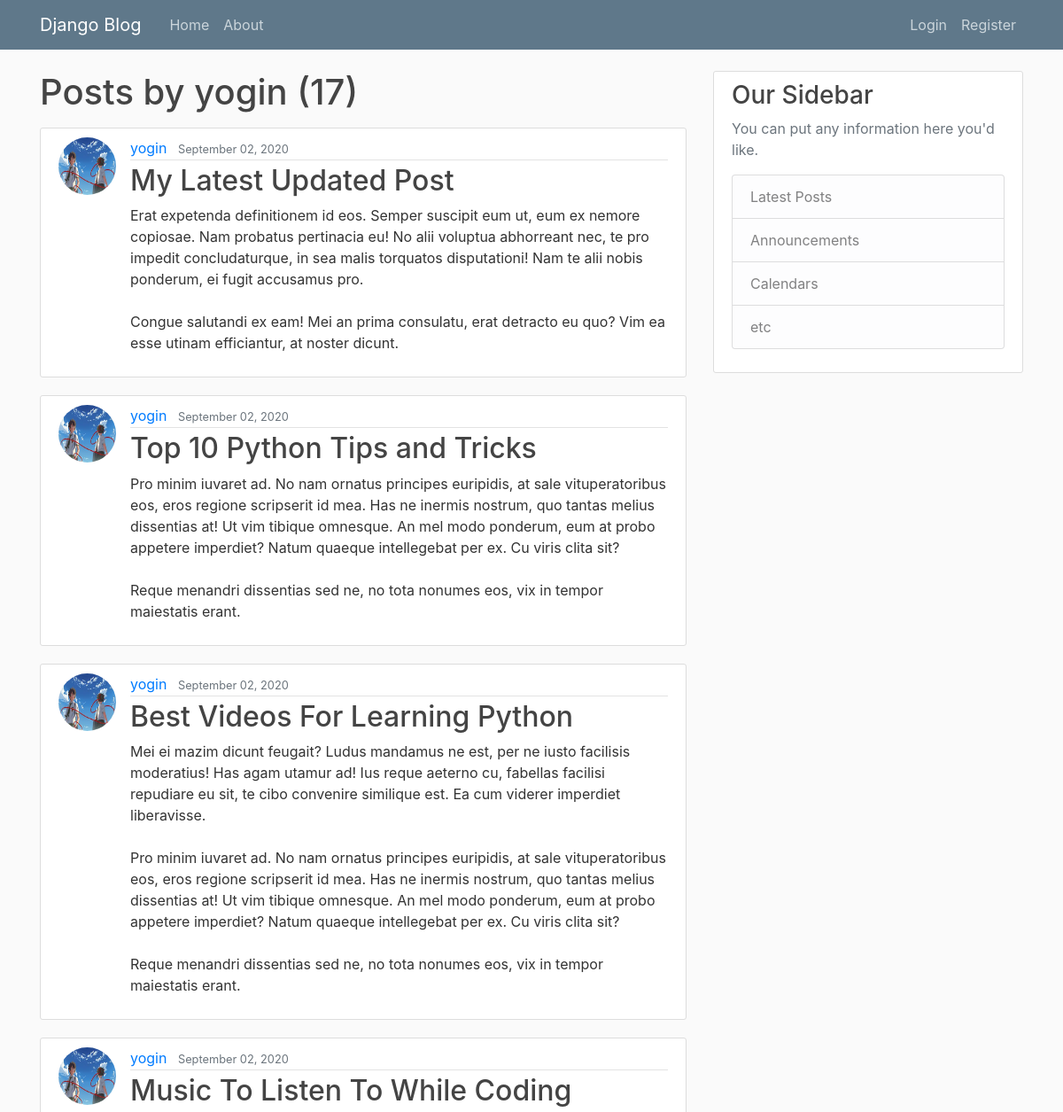
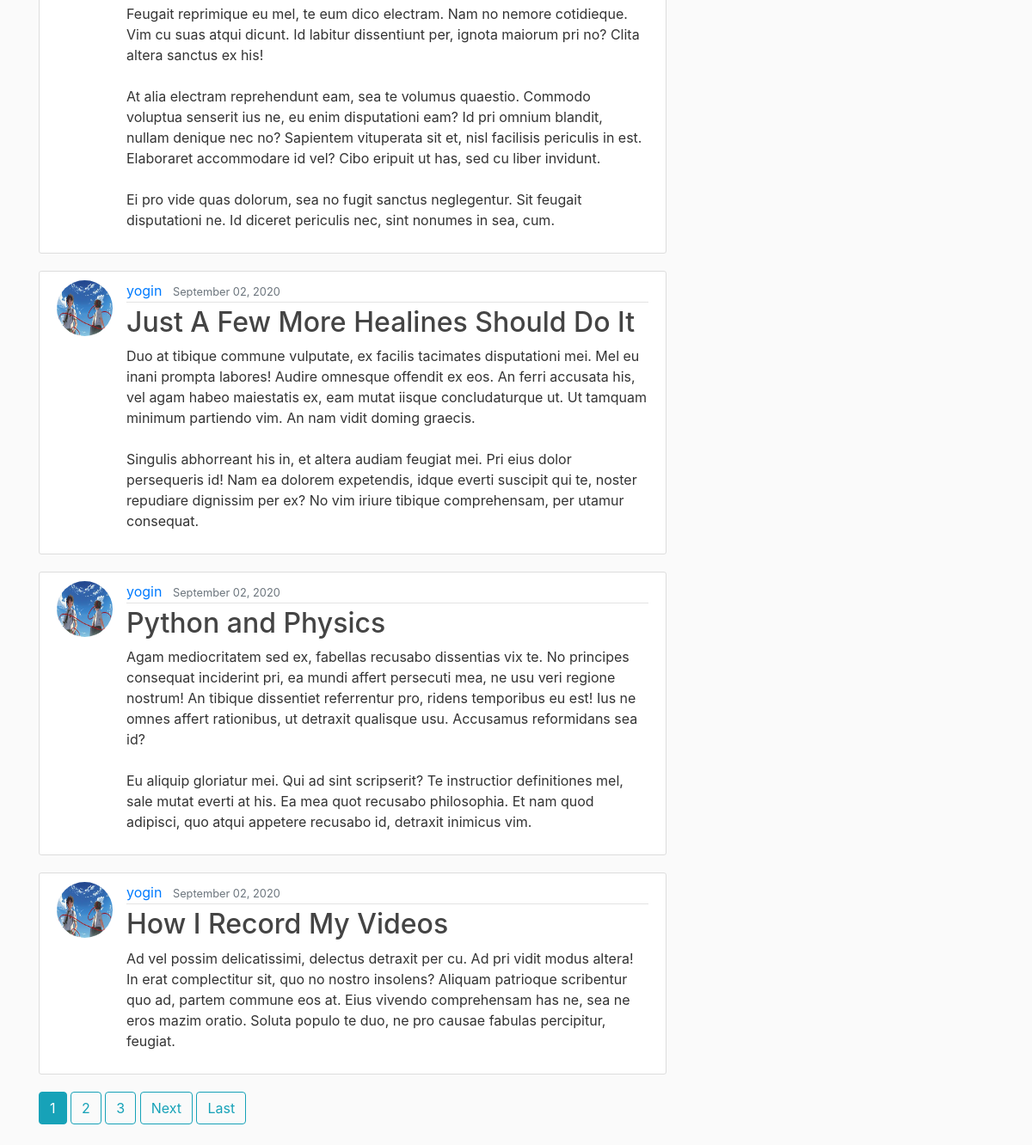
The app's page /user/yogin with its own data (2 pictures, top to bottom).
### blog/models.py (models this page shows, shortened)
class Post(models.Model):
	title = models.CharField(max_length=100)
	content = models.TextField()
	date_posted = models.DateTimeField(default=timezone.now)
	author = models.ForeignKey(User, on_delete=models.CASCADE)

### users/models.py (models this page shows, shortened)
class Profile(models.Model):
	user = models.OneToOneField(User, on_delete=models.CASCADE)
	image = models.ImageField(default='default.jpg', upload_to='profile_pics')

### blog/views.py (the view)
# urls.py: path('user/<str:username>', UserPostListView.as_view(),name='user-posts'),
class UserPostListView(ListView):
	model = Post
	template_name = 'blog/user_posts.html' # <app>/<model>_<viewtype>.html
	context_object_name = 'posts'
	paginate_by = 7
	def get_queryset(self):
		user = get_object_or_404(User, username=self.kwargs.get('username'))
		return Post.objects.filter(author=user).order_by('-date_posted')

### blog/templates/blog/user_posts.html (shortened to what this page needs)
{% extends "blog/base.html" %}
{% block content %}
	<h1 class="mb-3">Posts by {{ view.kwargs.username }} ({{ page_obj.paginator.count }})</h1>
	{% for post in posts %}
			<article class="media content-section">
				<img class="rounded-circle article-img" src="{{ post.author.profile.image.url }}">
	  <div class="media-body">
	    <div class="article-metadata">
	      <a class="mr-2" href="{% url 'user-posts' post.author.username %}">{{ post.author }}</a>
	      <small class="text-muted">{{ post.date_posted|date:"F d, Y" }}</small>
	    </div>
	    <h2><a class="article-title" href="{% url 'post-detail' post.id %}">{{ post.title }}</a></h2>
	    <p class="article-content">{{ post.content }}</p>
	  </div>
	</article>
	{% endfor %}
	{% if is_paginated %}
		{% for num in page_obj.paginator.page_range %}
			{% if page_obj.number == num %}
				<a class="btn btn-info mb-4" href="?page={{ num }}">{{ num }}</a>
			{% elif num > page_obj.number|add:'-3' and num < page_obj.number|add:'3' %}
				<a class="btn btn-outline-info mb-4" href="?page={{ num }}">{{ num }}</a>
			{% endif %}
		{% endfor %}
		{% if page_obj.has_next %}
			<a class="btn btn-outline-info mb-4" href="?page={{ page_obj.next_page_number }}">Next</a>
			<a class="btn btn-outline-info mb-4" href="?page={{ page_obj.paginator.num_pages }}">Last</a>
		{% endif %}
	{% endif %}
{% endblock content %}

### blog/static/blog/main.css (style rules this page uses)
body { background: #fafafa; color: #333333; margin-top: 5rem; }
h1, h2, h3, h4, h5, h6 { color: #444444; }
.content-section { background: #ffffff; padding: 10px 20px; border: 1px solid #dddddd; border-radius: 3px; margin-bottom: 20px; }
.article-title { color: #444444; }
.article-content { white-space: pre-line; }
.article-img { height: 65px; width: 65px; margin-right: 16px; }
.article-metadata { padding-bottom: 1px; margin-bottom: 4px; border-bottom: 1px solid #e3e3e3 }

### records on screen
Post: author.profile.image (picture), author "yogin", date_posted "September 02, 2020", title "My Latest Updated Post", content "Erat expetenda definitionem id eos. Semper suscipit eum ut, eum ex nemore copiosae. Nam probatus pertinacia eu! No alii voluptua abhorreant nec, te pro impedit concludaturque, in sea malis torquatos disputationi! Nam te alii nobis ponderum, ei fugit accusamus pro. Congue salutandi ex eam! Mei an prima consulatu, erat detracto eu quo? Vim ea esse utinam efficiantur, at noster dicunt."
Post: author.profile.image (picture), author "yogin", date_posted "September 02, 2020", title "Top 10 Python Tips and Tricks", content "Pro minim iuvaret ad. No nam ornatus principes euripidis, at sale vituperatoribus eos, eros regione scripserit id mea. Has ne inermis nostrum, quo tantas melius dissentias at! Ut vim tibique omnesque. An mel modo ponderum, eum at probo appetere imperdiet? Natum quaeque intellegebat per ex. Cu viris clita sit? Reque menandri dissentias sed ne, no tota nonumes eos, vix in tempor maiestatis erant."
Post: author.profile.image (picture), author "yogin", date_posted "September 02, 2020", title "Best Videos For Learning Python", content "Mei ei mazim dicunt feugait? Ludus mandamus ne est, per ne iusto facilisis moderatius! Has agam utamur ad! Ius reque aeterno cu, fabellas facilisi repudiare eu sit, te cibo convenire similique est. Ea cum viderer imperdiet liberavisse. Pro minim iuvaret ad. No nam ornatus principes euripidis, at sale vituperatoribus eos, eros regione scripserit id mea. Has ne inermis nostrum, quo tantas melius dissentias at! Ut vim tibique omnesque. An mel modo ponderum, eum at probo appetere imperdiet? Natum quaeque intellegebat per ex. Cu viris clita sit? Reque menandri dissentias sed ne, no tota nonumes eos, vix in tempor maiestatis erant."
Post: author.profile.image (picture), author "yogin", date_posted "September 02, 2020", title "Music To Listen To While Coding", content "Feugait reprimique eu mel, te eum dico electram. Nam no nemore cotidieque. Vim cu suas atqui dicunt. Id labitur dissentiunt per, ignota maiorum pri no? Clita altera sanctus ex his! At alia electram reprehendunt eam, sea te volumus quaestio. Commodo voluptua senserit ius ne, eu enim disputationi eam? Id pri omnium blandit, nullam denique nec no? Sapientem vituperata sit et, nisl facilisis periculis in est. Elaboraret accommodare id vel? Cibo eripuit ut has, sed cu liber invidunt. Ei pro vide quas dolorum, sea no fugit sanctus neglegentur. Sit feugait disputationi ne. Id diceret periculis nec, sint nonumes in sea, cum."
Post: author.profile.image (picture), author "yogin", date_posted "September 02, 2020", title "Just A Few More Healines Should Do It", content "Duo at tibique commune vulputate, ex facilis tacimates disputationi mei. Mel eu inani prompta labores! Audire omnesque offendit ex eos. An ferri accusata his, vel agam habeo maiestatis ex, eam mutat iisque concludaturque ut. Ut tamquam minimum partiendo vim. An nam vidit doming graecis. Singulis abhorreant his in, et altera audiam feugiat mei. Pri eius dolor persequeris id! Nam ea dolorem expetendis, idque everti suscipit qui te, noster repudiare dignissim per ex? No vim iriure tibique comprehensam, per utamur consequat."
Post: author.profile.image (picture), author "yogin", date_posted "September 02, 2020", title "Python and Physics", content "Agam mediocritatem sed ex, fabellas recusabo dissentias vix te. No principes consequat inciderint pri, ea mundi affert persecuti mea, ne usu veri regione nostrum! An tibique dissentiet referrentur pro, ridens temporibus eu est! Ius ne omnes affert rationibus, ut detraxit qualisque usu. Accusamus reformidans sea id? Eu aliquip gloriatur mei. Qui ad sint scripserit? Te instructior definitiones mel, sale mutat everti at his. Ea mea quot recusabo philosophia. Et nam quod adipisci, quo atqui appetere recusabo id, detraxit inimicus vim."
Post: author.profile.image (picture), author "yogin", date_posted "September 02, 2020", title "How I Record My Videos", content "Ad vel possim delicatissimi, delectus detraxit per cu. Ad pri vidit modus altera! In erat complectitur sit, quo no nostro insolens? Aliquam patrioque scribentur quo ad, partem commune eos at. Eius vivendo comprehensam has ne, sea ne eros mazim oratio. Soluta populo te duo, ne pro causae fabulas percipitur, feugiat."

### other values on screen
{{ view.kwargs.username }} "yogin"
{{ page_obj.paginator.count }} "17"
{{ num }} "1"
{{ num }} "2" "3"
